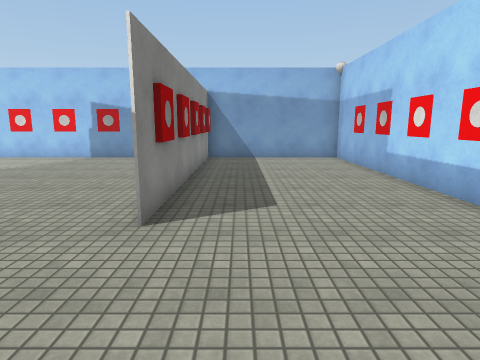
view 1 (above)

16 first-person views from a walk through a scene from a Unity 3-D project. The camera is 1.5 m above the floor, tilts 10° down and sees 75° across. The floor is counted in squares, 1 m on a side. Each view is taken from the middle of a square. On the plan, view 1 faces up. The plan holds only what a view shows up to about 15 squares ahead; the rest is blank. The place goes on beyond the plan. Surface patterns are stand-ins for the level's own textures.

view 2
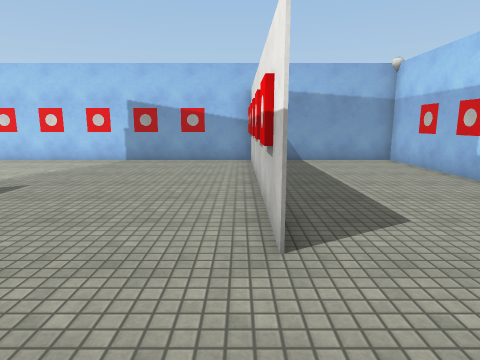

view 3
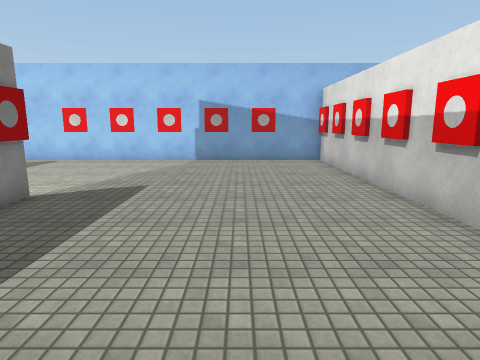

view 4
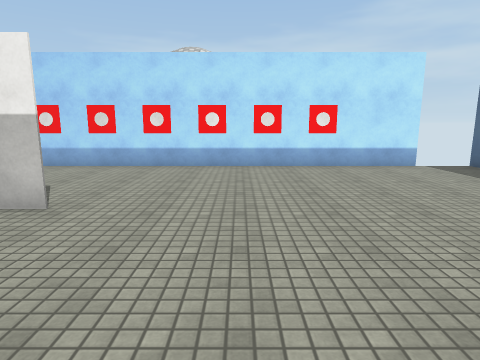

view 5
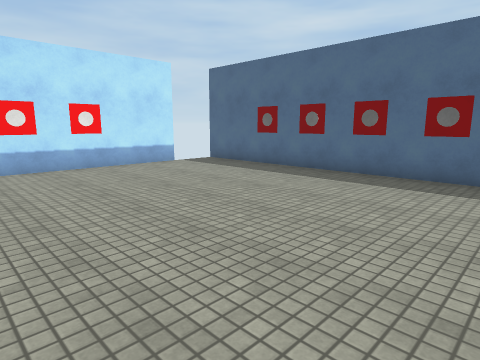

view 6
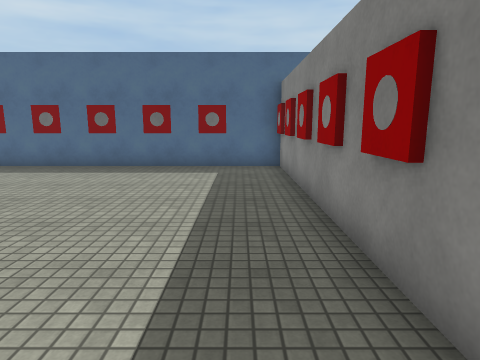

view 7
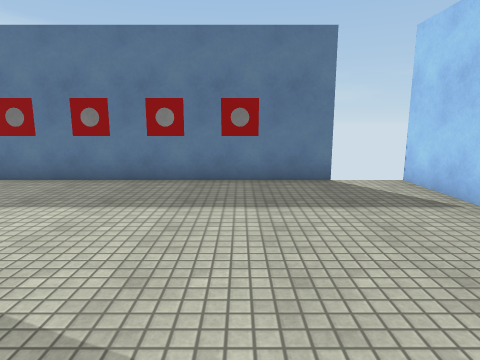

view 8
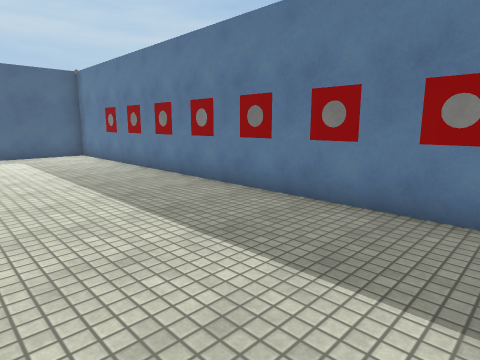

view 9
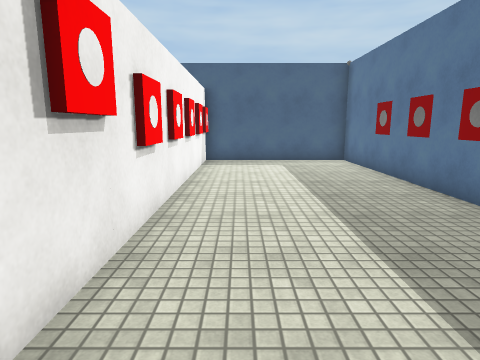

view 10
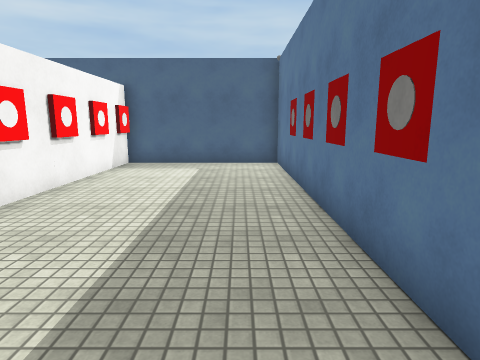

view 11
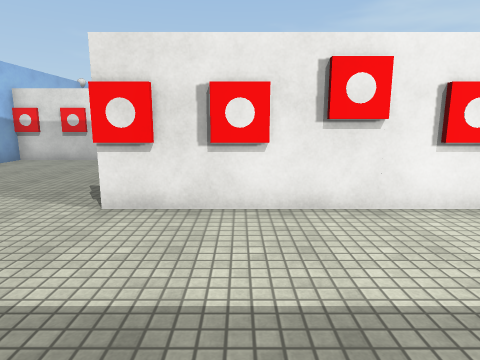

view 12
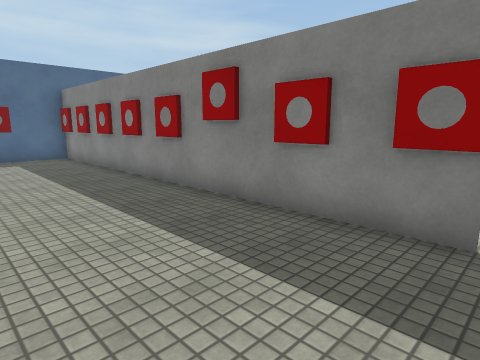

view 13
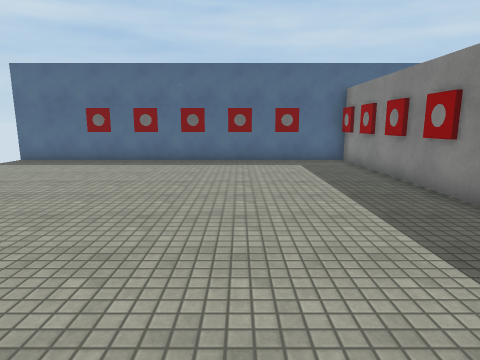

view 14
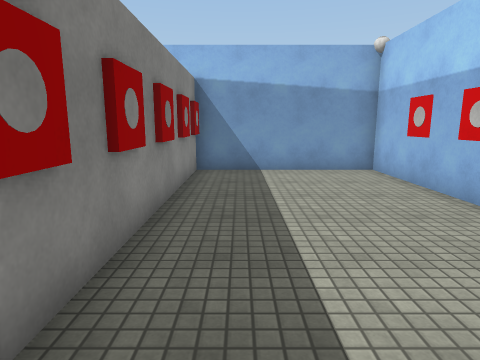

view 15
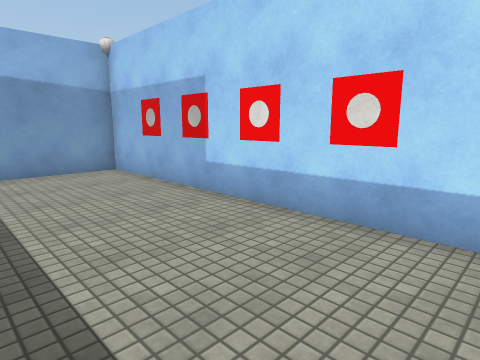

view 16
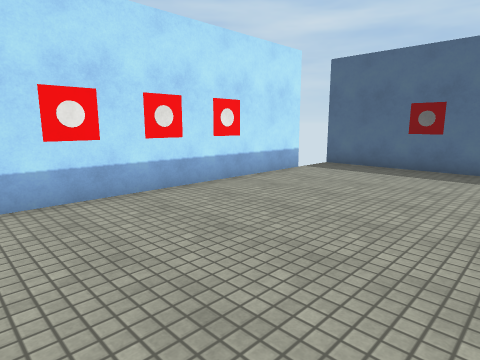

### Floor plan
Points are (right, up) in squares from view 1. A wall is a line through its corners. A room is listed if a view was taken in it or the views show most of it. See-through windows are left out.
Room 1 (views 1, 2, 3, 4, 5, 6, 7, 8, 9, 10, 11, 12, 13, 14, 15, 16)
walls: (-1.5, 4.4) (-1.5, 5.2) (-1.5, 4.5); (-9.5, 1.5) (-9.5, 4.6) (-9.5, 1.8); (-9.8, 3.5) (-9.3, 3.5); (-1.5, 6.4) (-1.5, 7.5) (-1.5, 6.4); (-9.5, 0.6) (-9.5, -0.2) (-9.5, 0.6); (-9.5, 5.4) (-9.5, 6.5); (-9.5, 6.6) (-9.5, 5.8); (-1.5, 8.4) (-1.5, 9.5) (-1.5, 8.4); (-9.5, -2.5) (-9.5, -1.4) (-9.5, -2.2); (-1.5, 10.4) (-1.5, 11.5) (-1.5, 10.4); (-9.5, -4.5) (-9.5, -3.4) (-9.5, -4.2); (4.5, 4.4) (4.5, 5.5); (-1.5, 12.4) (-1.5, 13.5) (-1.5, 12.4); (4.5, 6.4) (4.5, 7.5); (-9.5, -6.5) (-9.5, -5.4) (-9.5, -6.2); (4.5, 8.4) (4.5, 9.5); (4.5, 10.4) (4.5, 11.5); (4.5, -5.6) (4.5, 3.5); (4.5, 12.4) (4.5, 14.5) (-15.5, 14.5); (-15.5, 12.6) (-15.5, -7.5) (4.5, -7.5)
objects: other object (-10, -7); other object (-10, -5); other object (-10, -3); other object (-10, -1); other object (-10, 1); other object (-10, 5); other object (-10, 7); other object (-9, 7); other object (-2, 6); other object (-2, 8); other object (-2, 10); other object (-2, 12); other object (-2, 14)

Where each view was taken, in squares from view 1:
view 1: 0 up, 0 right, facing up
view 2: 1 up, 2 left, facing up
view 3: 1 up, 5 left, facing up
view 4: 1 up, 7 left, facing right
view 5: 2 up, 7 left, facing down-right
view 6: 4 up, 8 left, facing down
view 7: 10 up, 7 left, facing left
view 8: 9 up, 10 left, facing down-left
view 9: 6 up, 11 left, facing down
view 10: 5 up, 14 left, facing down
view 11: 5 up, 15 left, facing right
view 12: 8 up, 5 left, facing down-left
view 13: 6 up, 5 left, facing down
view 14: 4 up, 0 right, facing up
view 15: 4 up, 0 right, facing up-right
view 16: 4 up, 2 left, facing down-right
